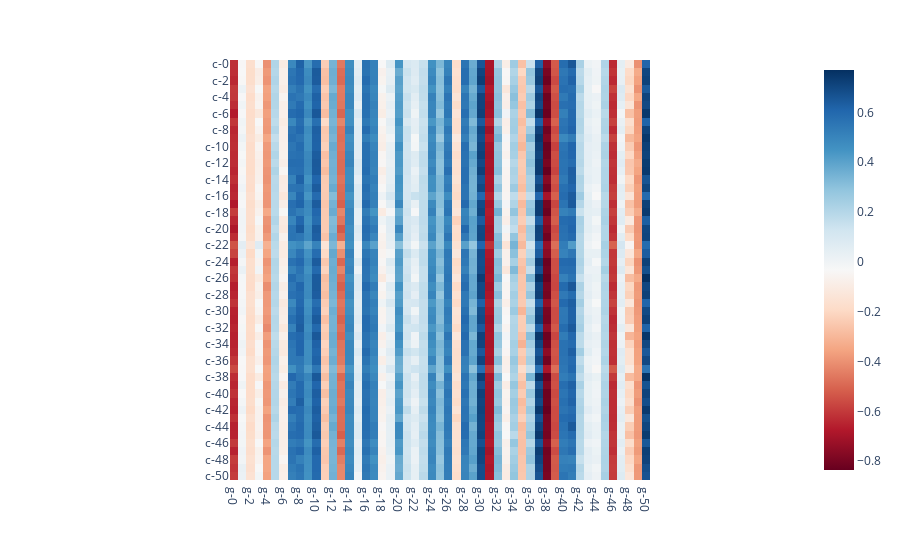

The notebook cell saved with this chart:
### Markdown cell above
*What i did here was to create a list with the two ranges of Gs and Cs that i wanted, and concatenate then in the `.loc`. After that, i called the `.corr()` method in all of it. After that, i sliced the result to get only the correlation between Cs and Gs. I wasted a little bit more resources that needed calling `.corr()` in all the Gs and Cs selected, but performance at the moment is not the focus! I will plot in Plotly too because i love plotly ❤*

*It is important to notice that some genes(G) has high correlation with some celular types(C). What that problem means is that these specific genes probably are related to the health of the Cells. So they raise and decrease simmilarly, implying high correlation.*

### Code cell
# Challenge 05
# Personal

fig = px.imshow(corr_GsCs, color_continuous_scale='RdBu')
fig.show()

### Figure 1 — Plotly figure (JSON) as saved in the notebook; plotly's stock layout.template omitted (floating-point values rounded to 4 significant figures; data arrays with more than 128 entries replaced by an {"elided": "..."} marker saying what was removed)
{"data": [{"coloraxis": "coloraxis", "hovertemplate": "x: %{x}<br>y: %{y}<br>color: %{z}<extra></extra>", "name": "0", "type": "heatmap", "x": ["g-0", "g-1", "g-2", "g-3", "g-4", "g-5", "g-6", "g-7", "g-8", "g-9", "g-10", "g-11", "g-12", "g-13", "g-14", "g-15", "g-16", "g-17", "g-18", "g-19", "g-20", "g-21", "g-22", "g-23", "g-24", "g-25", "g-26", "g-27", "g-28", "g-29", "g-30", "g-31", "g-32", "g-33", "g-34", "g-35", "g-36", "g-37", "g-38", "g-39", "g-40", "g-41", "g-42", "g-43", "g-44", "g-45", "g-46", "g-47", "g-48", "g-49", "g-50"], "xaxis": "x", "y": ["c-0", "c-1", "c-2", "c-3", "c-4", "c-5", "c-6", "c-7", "c-8", "c-9", "c-10", "c-11", "c-12", "c-13", "c-14", "c-15", "c-16", "c-17", "c-18", "c-19", "c-20", "c-21", "c-22", "c-23", "c-24", "c-25", "c-26", "c-27", "c-28", "c-29", "c-30", "c-31", "c-32", "c-33", "c-34", "c-35", "c-36", "c-37", "c-38", "c-39", "c-40", "c-41", "c-42", "c-43", "c-44", "c-45", "c-46", "c-47", "c-48", "c-49", "c-50"], "yaxis": "y", "z": {"elided": "51x51 float values"}}], "layout": {"coloraxis": {"colorscale": [[0, "rgb(103,0,31)"], [0.1, "rgb(178,24,43)"], [0.2, "rgb(214,96,77)"], [0.3, "rgb(244,165,130)"], [0.4, "rgb(253,219,199)"], [0.5, "rgb(247,247,247)"], [0.6, "rgb(209,229,240)"], [0.7, "rgb(146,197,222)"], [0.8, "rgb(67,147,195)"], [0.9, "rgb(33,102,172)"], [1, "rgb(5,48,97)"]]}, "margin": {"t": 60}, "xaxis": {"anchor": "y", "constrain": "domain", "domain": [0, 1], "scaleanchor": "y"}, "yaxis": {"anchor": "x", "autorange": "reversed", "constrain": "domain", "domain": [0, 1]}}}
